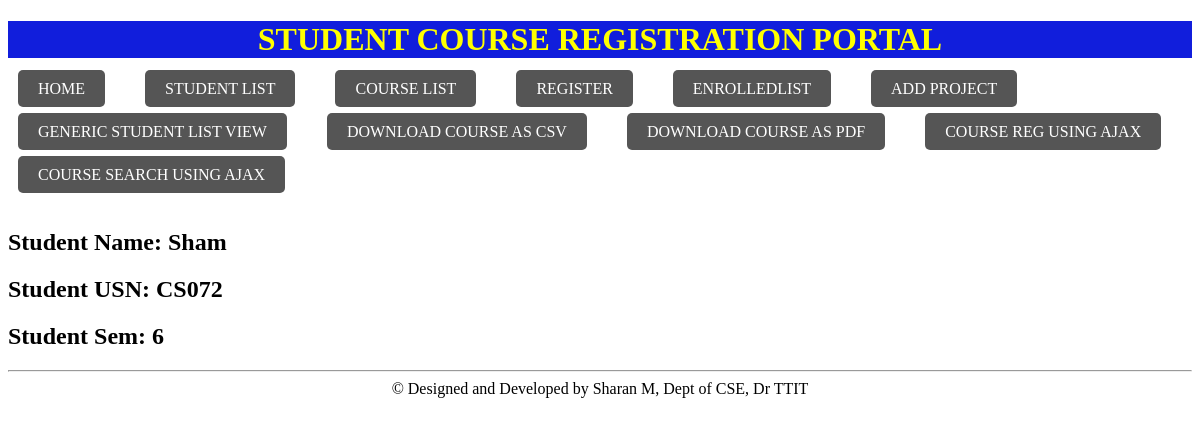
The app's page /genericdetailedviewstudent/1/ with its own data.
### SregisterApp/models.py (models this page shows, shortened)
class Student(models.Model):
    usn = models.CharField(max_length=10)
    name = models.CharField(max_length=40)
    sem = models.IntegerField()
    courses = models.ManyToManyField(Course, related_name='student_set')

### SregisterApp/views.py (the view)
# urls.py: path('genericdetailedviewstudent/<int:pk>/',StudentDetailView.as_view()),
class StudentDetailView(generic.DetailView):
    model=Student
    template_name="GenericDetailedViewStudent.html"

### SregisterApp/templates/GenericDetailedViewStudent.html (shortened to what this page needs)
{% extends 'basicTemplate.html' %}
{% block content %}
<h1> Student Name: {{student.name}}</h1>
<h1>Student USN: {{student.usn}}</h1>
<h1> Student Sem: {{student.sem}}</h1>
{% endblock %}

### records on screen
Student: name "Sham", usn "CS072", sem "6"
